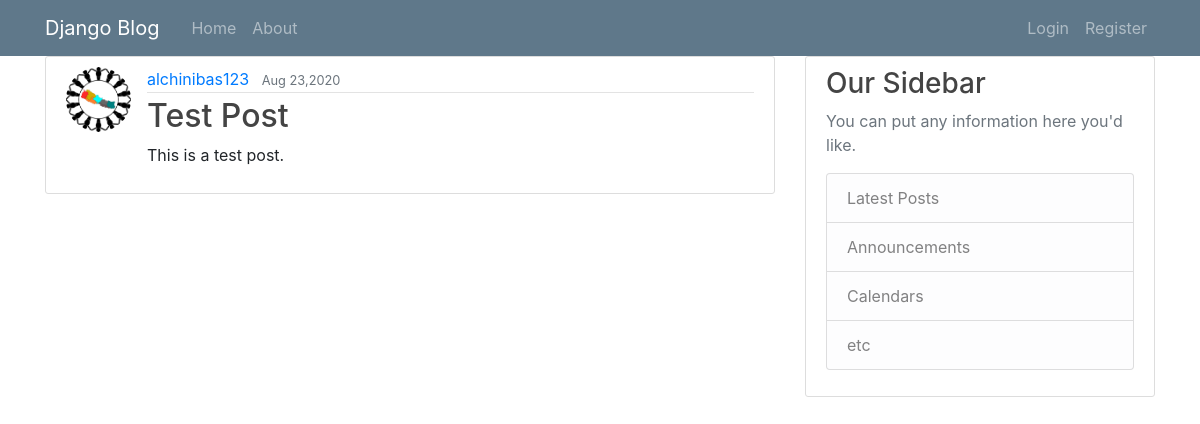
/blog/post/31/, run on the app's committed database.
### blog/models.py (models this page shows, shortened)
class Post(models.Model):
	title = models.CharField(max_length =100)
	content = models.TextField()
	date_posted = models.DateTimeField(default=timezone.now)
	author = models.ForeignKey(User, on_delete=models.CASCADE)

### users/models.py (models this page shows, shortened)
class Profile(models.Model):
	user = models.OneToOneField(User,on_delete= models.CASCADE)
	image = models.ImageField(default='default.png',upload_to='profile_pics')

### blog/views.py (the view)
# urls.py: path('post/<int:pk>/',views.PostDetailView.as_view(),name ='detail'),
class PostDetailView(DetailView):
	model=Post

### blog/templates/blog/post_detail.html
{% extends 'blog/__base.html'%}
{% block content %}
	<article class="media content-section">
		<img class="rounded-circle article-img"src="{{ object.author.profile.image.url }}">
	  <div class="media-body">
	    <div class="article-metadata">
	      <a class="mr-2" href="{% url 'blog:userposts' object.author.username %}"">{{ object.author }}</a>
	      <small class="text-muted">{{ object.date_posted  |date:"M d,Y" }}</small>
	    </div>
	    <h2 class="article-title">{{ object.title }}</h2>
	    <p class="article-content">{{ object.content }}</p>
	  </div>
	</article>
{% endblock content %}

### blog/static/blog/css/main.css (style rules this page uses)
body { background: #fafafa; color: #333333; margin-top: 5rem; }
h1, h2, h3, h4, h5, h6 { color: #444444; }
.content-section { background: #ffffff; padding: 10px 20px; border: 1px solid #dddddd; border-radius: 3px; margin-bottom: 20px; }
.article-title { color: #444444; }
.article-content { white-space: pre-line; }
.article-img { height: 65px; width: 65px; margin-right: 16px; }
.article-metadata { padding-bottom: 1px; margin-bottom: 4px; border-bottom: 1px solid #e3e3e3 }

### data on the page
Post: author.profile.image (placeholder picture), author "alchinibas123", date_posted "Aug 23,2020", title "Test Post", content "This is a test post."
